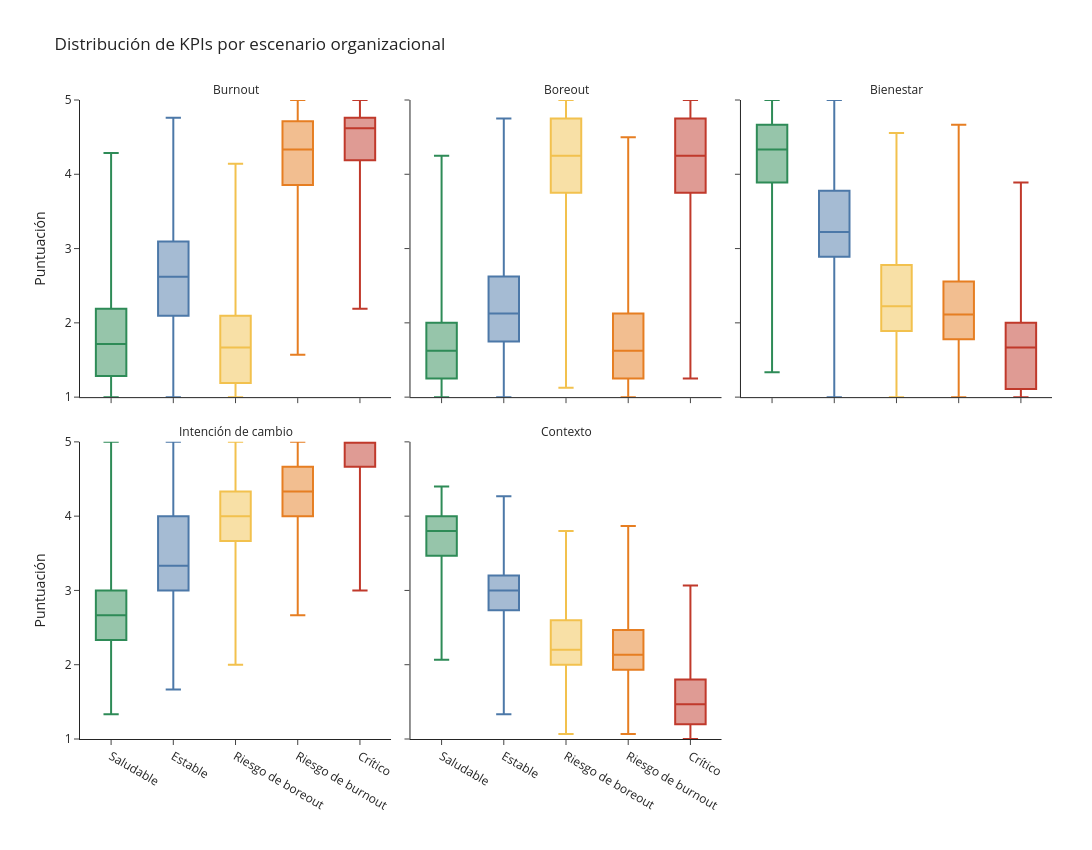

This figure's notebook cell:
### Code cell
import pandas as pd
import plotly.express as px


# ============================================================
# DISTRIBUCIÓN DE KPIs POR ESCENARIO
# ============================================================

kpi_cols = [
    "kpi_burnout",
    "kpi_boreout",
    "kpi_bienestar",
    "kpi_rotacion",
    "kpi_contexto",
]

nombres_kpi = {
    "kpi_burnout": "Burnout",
    "kpi_boreout": "Boreout",
    "kpi_bienestar": "Bienestar",
    "kpi_rotacion": "Intención de cambio",
    "kpi_contexto": "Contexto",
}

nombres_escenarios = {
    "saludable": "Saludable",
    "estable": "Estable",
    "riesgo_boreout": "Riesgo de boreout",
    "riesgo_burnout": "Riesgo de burnout",
    "critico": "Crítico",
}

orden_escenarios = [
    "Saludable",
    "Estable",
    "Riesgo de boreout",
    "Riesgo de burnout",
    "Crítico",
]

colores_escenarios_visibles = {
    "Saludable": "#2E8B57",
    "Estable": "#4C78A8",
    "Riesgo de boreout": "#F2C14E",
    "Riesgo de burnout": "#E67E22",
    "Crítico": "#C0392B",
}


# Preparar datos en formato largo
df_kpis_largo = (
    df_benchmark[
        ["escenario", *kpi_cols]
    ]
    .melt(
        id_vars="escenario",
        var_name="kpi",
        value_name="valor",
    )
)

df_kpis_largo["Escenario"] = (
    df_kpis_largo["escenario"]
    .replace(nombres_escenarios)
)

df_kpis_largo["KPI"] = (
    df_kpis_largo["kpi"]
    .replace(nombres_kpi)
)


# Convertir el escenario en variable categórica ordenada
df_kpis_largo["Escenario"] = pd.Categorical(
    df_kpis_largo["Escenario"],
    categories=orden_escenarios,
    ordered=True,
)

df_kpis_largo = df_kpis_largo.sort_values(
    "Escenario"
)


# Gráfico
fig_kpis = px.box(
    df_kpis_largo,
    x="Escenario",
    y="valor",
    color="Escenario",
    facet_col="KPI",
    color_discrete_map=colores_escenarios_visibles,
    facet_col_wrap=3,
    category_orders={
        "Escenario": orden_escenarios,
        "KPI": [
            "Burnout",
            "Boreout",
            "Bienestar",
            "Intención de cambio",
            "Contexto",
        ],
    },
    points=False,
    labels={
        "valor": "Puntuación",
        "Escenario": "",
    },
    title="Distribución de KPIs por escenario organizacional",
)


# Limpiar títulos de cada panel
fig_kpis.for_each_annotation(
    lambda anotacion: anotacion.update(
        text=anotacion.text.split("=")[-1]
    )
)


# Formato
fig_kpis.update_yaxes(
    range=[1, 5],
    dtick=1,
)

fig_kpis.update_layout(
    template="simple_white",
    width=1200,
    height=850,
    showlegend=False,
    margin=dict(
        t=100,
        r=40,
        b=90,
        l=80,
    ),
)

fig_kpis.show()


# Guardar en la carpeta visualizaciones de la raíz
fig_kpis.write_image(
    RUTA_VISUALIZACIONES
    / "06_distribucion_kpis_escenario.png",
    scale=2,
)

### Figure 1 — Plotly figure (JSON) as saved in the notebook; plotly's stock layout.template omitted (floating-point values rounded to 4 significant figures; data arrays with more than 128 entries replaced by an {"elided": "..."} marker saying what was removed)
{"data": [{"alignmentgroup": "True", "boxpoints": false, "hovertemplate": "=%{x}<br>KPI=Burnout<br>Puntuación=%{y}<extra></extra>", "legendgroup": "Saludable", "marker": {"color": "#2E8B57"}, "name": "Saludable", "notched": false, "offsetgroup": "Saludable", "orientation": "v", "showlegend": true, "type": "box", "x": {"elided": "2500 str values"}, "x0": " ", "xaxis": "x4", "y": {"elided": "2500 float values"}, "y0": " ", "yaxis": "y4"}, {"alignmentgroup": "True", "boxpoints": false, "hovertemplate": "=%{x}<br>KPI=Boreout<br>Puntuación=%{y}<extra></extra>", "legendgroup": "Saludable", "marker": {"color": "#2E8B57"}, "name": "Saludable", "notched": false, "offsetgroup": "Saludable", "orientation": "v", "showlegend": false, "type": "box", "x": {"elided": "2500 str values"}, "x0": " ", "xaxis": "x5", "y": {"elided": "2500 float values"}, "y0": " ", "yaxis": "y5"}, {"alignmentgroup": "True", "boxpoints": false, "hovertemplate": "=%{x}<br>KPI=Bienestar<br>Puntuación=%{y}<extra></extra>", "legendgroup": "Saludable", "marker": {"color": "#2E8B57"}, "name": "Saludable", "notched": false, "offsetgroup": "Saludable", "orientation": "v", "showlegend": false, "type": "box", "x": {"elided": "2500 str values"}, "x0": " ", "xaxis": "x6", "y": {"elided": "2500 float values"}, "y0": " ", "yaxis": "y6"}, {"alignmentgroup": "True", "boxpoints": false, "hovertemplate": "=%{x}<br>KPI=Intención de cambio<br>Puntuación=%{y}<extra></extra>", "legendgroup": "Saludable", "marker": {"color": "#2E8B57"}, "name": "Saludable", "notched": false, "offsetgroup": "Saludable", "orientation": "v", "showlegend": false, "type": "box", "x": {"elided": "2500 str values"}, "x0": " ", "xaxis": "x", "y": {"elided": "2500 float values"}, "y0": " ", "yaxis": "y"}, {"alignmentgroup": "True", "boxpoints": false, "hovertemplate": "=%{x}<br>KPI=Contexto<br>Puntuación=%{y}<extra></extra>", "legendgroup": "Saludable", "marker": {"color": "#2E8B57"}, "name": "Saludable", "notched": false, "offsetgroup": "Saludable", "orientation": "v", "showlegend": false, "type": "box", "x": {"elided": "2500 str values"}, "x0": " ", "xaxis": "x2", "y": {"elided": "2500 float values"}, "y0": " ", "yaxis": "y2"}, {"alignmentgroup": "True", "boxpoints": false, "hovertemplate": "=%{x}<br>KPI=Burnout<br>Puntuación=%{y}<extra></extra>", "legendgroup": "Estable", "marker": {"color": "#4C78A8"}, "name": "Estable", "notched": false, "offsetgroup": "Estable", "orientation": "v", "showlegend": true, "type": "box", "x": {"elided": "2500 str values"}, "x0": " ", "xaxis": "x4", "y": {"elided": "2500 float values"}, "y0": " ", "yaxis": "y4"}, {"alignmentgroup": "True", "boxpoints": false, "hovertemplate": "=%{x}<br>KPI=Boreout<br>Puntuación=%{y}<extra></extra>", "legendgroup": "Estable", "marker": {"color": "#4C78A8"}, "name": "Estable", "notched": false, "offsetgroup": "Estable", "orientation": "v", "showlegend": false, "type": "box", "x": {"elided": "2500 str values"}, "x0": " ", "xaxis": "x5", "y": {"elided": "2500 float values"}, "y0": " ", "yaxis": "y5"}, {"alignmentgroup": "True", "boxpoints": false, "hovertemplate": "=%{x}<br>KPI=Bienestar<br>Puntuación=%{y}<extra></extra>", "legendgroup": "Estable", "marker": {"color": "#4C78A8"}, "name": "Estable", "notched": false, "offsetgroup": "Estable", "orientation": "v", "showlegend": false, "type": "box", "x": {"elided": "2500 str values"}, "x0": " ", "xaxis": "x6", "y": {"elided": "2500 float values"}, "y0": " ", "yaxis": "y6"}, {"alignmentgroup": "True", "boxpoints": false, "hovertemplate": "=%{x}<br>KPI=Intención de cambio<br>Puntuación=%{y}<extra></extra>", "legendgroup": "Estable", "marker": {"color": "#4C78A8"}, "name": "Estable", "notched": false, "offsetgroup": "Estable", "orientation": "v", "showlegend": false, "type": "box", "x": {"elided": "2500 str values"}, "x0": " ", "xaxis": "x", "y": {"elided": "2500 float values"}, "y0": " ", "yaxis": "y"}, {"alignmentgroup": "True", "boxpoints": false, "hovertemplate": "=%{x}<br>KPI=Contexto<br>Puntuación=%{y}<extra></extra>", "legendgroup": "Estable", "marker": {"color": "#4C78A8"}, "name": "Estable", "notched": false, "offsetgroup": "Estable", "orientation": "v", "showlegend": false, "type": "box", "x": {"elided": "2500 str values"}, "x0": " ", "xaxis": "x2", "y": {"elided": "2500 float values"}, "y0": " ", "yaxis": "y2"}, {"alignmentgroup": "True", "boxpoints": false, "hovertemplate": "=%{x}<br>KPI=Burnout<br>Puntuación=%{y}<extra></extra>", "legendgroup": "Riesgo de boreout", "marker": {"color": "#F2C14E"}, "name": "Riesgo de boreout", "notched": false, "offsetgroup": "Riesgo de boreout", "orientation": "v", "showlegend": true, "type": "box", "x": {"elided": "2500 str values"}, "x0": " ", "xaxis": "x4", "y": {"elided": "2500 float values"}, "y0": " ", "yaxis": "y4"}, {"alignmentgroup": "True", "boxpoints": false, "hovertemplate": "=%{x}<br>KPI=Boreout<br>Puntuación=%{y}<extra></extra>", "legendgroup": "Riesgo de boreout", "marker": {"color": "#F2C14E"}, "name": "Riesgo de boreout", "notched": false, "offsetgroup": "Riesgo de boreout", "orientation": "v", "showlegend": false, "type": "box", "x": {"elided": "2500 str values"}, "x0": " ", "xaxis": "x5", "y": {"elided": "2500 float values"}, "y0": " ", "yaxis": "y5"}, {"alignmentgroup": "True", "boxpoints": false, "hovertemplate": "=%{x}<br>KPI=Bienestar<br>Puntuación=%{y}<extra></extra>", "legendgroup": "Riesgo de boreout", "marker": {"color": "#F2C14E"}, "name": "Riesgo de boreout", "notched": false, "offsetgroup": "Riesgo de boreout", "orientation": "v", "showlegend": false, "type": "box", "x": {"elided": "2500 str values"}, "x0": " ", "xaxis": "x6", "y": {"elided": "2500 float values"}, "y0": " ", "yaxis": "y6"}, {"alignmentgroup": "True", "boxpoints": false, "hovertemplate": "=%{x}<br>KPI=Intención de cambio<br>Puntuación=%{y}<extra></extra>", "legendgroup": "Riesgo de boreout", "marker": {"color": "#F2C14E"}, "name": "Riesgo de boreout", "notched": false, "offsetgroup": "Riesgo de boreout", "orientation": "v", "showlegend": false, "type": "box", "x": {"elided": "2500 str values"}, "x0": " ", "xaxis": "x", "y": {"elided": "2500 float values"}, "y0": " ", "yaxis": "y"}, {"alignmentgroup": "True", "boxpoints": false, "hovertemplate": "=%{x}<br>KPI=Contexto<br>Puntuación=%{y}<extra></extra>", "legendgroup": "Riesgo de boreout", "marker": {"color": "#F2C14E"}, "name": "Riesgo de boreout", "notched": false, "offsetgroup": "Riesgo de boreout", "orientation": "v", "showlegend": false, "type": "box", "x": {"elided": "2500 str values"}, "x0": " ", "xaxis": "x2", "y": {"elided": "2500 float values"}, "y0": " ", "yaxis": "y2"}, {"alignmentgroup": "True", "boxpoints": false, "hovertemplate": "=%{x}<br>KPI=Burnout<br>Puntuación=%{y}<extra></extra>", "legendgroup": "Riesgo de burnout", "marker": {"color": "#E67E22"}, "name": "Riesgo de burnout", "notched": false, "offsetgroup": "Riesgo de burnout", "orientation": "v", "showlegend": true, "type": "box", "x": {"elided": "2500 str values"}, "x0": " ", "xaxis": "x4", "y": {"elided": "2500 float values"}, "y0": " ", "yaxis": "y4"}, {"alignmentgroup": "True", "boxpoints": false, "hovertemplate": "=%{x}<br>KPI=Boreout<br>Puntuación=%{y}<extra></extra>", "legendgroup": "Riesgo de burnout", "marker": {"color": "#E67E22"}, "name": "Riesgo de burnout", "notched": false, "offsetgroup": "Riesgo de burnout", "orientation": "v", "showlegend": false, "type": "box", "x": {"elided": "2500 str values"}, "x0": " ", "xaxis": "x5", "y": {"elided": "2500 float values"}, "y0": " ", "yaxis": "y5"}, {"alignmentgroup": "True", "boxpoints": false, "hovertemplate": "=%{x}<br>KPI=Bienestar<br>Puntuación=%{y}<extra></extra>", "legendgroup": "Riesgo de burnout", "marker": {"color": "#E67E22"}, "name": "Riesgo de burnout", "notched": false, "offsetgroup": "Riesgo de burnout", "orientation": "v", "showlegend": false, "type": "box", "x": {"elided": "2500 str values"}, "x0": " ", "xaxis": "x6", "y": {"elided": "2500 float values"}, "y0": " ", "yaxis": "y6"}, {"alignmentgroup": "True", "boxpoints": false, "hovertemplate": "=%{x}<br>KPI=Intención de cambio<br>Puntuación=%{y}<extra></extra>", "legendgroup": "Riesgo de burnout", "marker": {"color": "#E67E22"}, "name": "Riesgo de burnout", "notched": false, "offsetgroup": "Riesgo de burnout", "orientation": "v", "showlegend": false, "type": "box", "x": {"elided": "2500 str values"}, "x0": " ", "xaxis": "x", "y": {"elided": "2500 float values"}, "y0": " ", "yaxis": "y"}, {"alignmentgroup": "True", "boxpoints": false, "hovertemplate": "=%{x}<br>KPI=Contexto<br>Puntuación=%{y}<extra></extra>", "legendgroup": "Riesgo de burnout", "marker": {"color": "#E67E22"}, "name": "Riesgo de burnout", "notched": false, "offsetgroup": "Riesgo de burnout", "orientation": "v", "showlegend": false, "type": "box", "x": {"elided": "2500 str values"}, "x0": " ", "xaxis": "x2", "y": {"elided": "2500 float values"}, "y0": " ", "yaxis": "y2"}, {"alignmentgroup": "True", "boxpoints": false, "hovertemplate": "=%{x}<br>KPI=Burnout<br>Puntuación=%{y}<extra></extra>", "legendgroup": "Crítico", "marker": {"color": "#C0392B"}, "name": "Crítico", "notched": false, "offsetgroup": "Crítico", "orientation": "v", "showlegend": true, "type": "box", "x": {"elided": "2500 str values"}, "x0": " ", "xaxis": "x4", "y": {"elided": "2500 float values"}, "y0": " ", "yaxis": "y4"}, {"alignmentgroup": "True", "boxpoints": false, "hovertemplate": "=%{x}<br>KPI=Boreout<br>Puntuación=%{y}<extra></extra>", "legendgroup": "Crítico", "marker": {"color": "#C0392B"}, "name": "Crítico", "notched": false, "offsetgroup": "Crítico", "orientation": "v", "showlegend": false, "type": "box", "x": {"elided": "2500 str values"}, "x0": " ", "xaxis": "x5", "y": {"elided": "2500 float values"}, "y0": " ", "yaxis": "y5"}, {"alignmentgroup": "True", "boxpoints": false, "hovertemplate": "=%{x}<br>KPI=Bienestar<br>Puntuación=%{y}<extra></extra>", "legendgroup": "Crítico", "marker": {"color": "#C0392B"}, "name": "Crítico", "notched": false, "offsetgroup": "Crítico", "orientation": "v", "showlegend": false, "type": "box", "x": {"elided": "2500 str values"}, "x0": " ", "xaxis": "x6", "y": {"elided": "2500 float values"}, "y0": " ", "yaxis": "y6"}, {"alignmentgroup": "True", "boxpoints": false, "hovertemplate": "=%{x}<br>KPI=Intención de cambio<br>Puntuación=%{y}<extra></extra>", "legendgroup": "Crítico", "marker": {"color": "#C0392B"}, "name": "Crítico", "notched": false, "offsetgroup": "Crítico", "orientation": "v", "showlegend": false, "type": "box", "x": {"elided": "2500 str values"}, "x0": " ", "xaxis": "x", "y": {"elided": "2500 float values"}, "y0": " ", "yaxis": "y"}, {"alignmentgroup": "True", "boxpoints": false, "hovertemplate": "=%{x}<br>KPI=Contexto<br>Puntuación=%{y}<extra></extra>", "legendgroup": "Crítico", "marker": {"color": "#C0392B"}, "name": "Crítico", "notched": false, "offsetgroup": "Crítico", "orientation": "v", "showlegend": false, "type": "box", "x": {"elided": "2500 str values"}, "x0": " ", "xaxis": "x2", "y": {"elided": "2500 float values"}, "y0": " ", "yaxis": "y2"}], "layout": {"annotations": [{"font": {}, "showarrow": false, "text": "Intención de cambio", "x": 0.16, "xanchor": "center", "xref": "paper", "y": 0.465, "yanchor": "bottom", "yref": "paper"}, {"font": {}, "showarrow": false, "text": "Contexto", "x": 0.5, "xanchor": "center", "xref": "paper", "y": 0.465, "yanchor": "bottom", "yref": "paper"}, {"font": {}, "showarrow": false, "text": "Burnout", "x": 0.16, "xanchor": "center", "xref": "paper", "y": 1.0, "yanchor": "bottom", "yref": "paper"}, {"font": {}, "showarrow": false, "text": "Boreout", "x": 0.5, "xanchor": "center", "xref": "paper", "y": 1.0, "yanchor": "bottom", "yref": "paper"}, {"font": {}, "showarrow": false, "text": "Bienestar", "x": 0.84, "xanchor": "center", "xref": "paper", "y": 1.0, "yanchor": "bottom", "yref": "paper"}], "boxmode": "overlay", "height": 850, "legend": {"title": {"text": ""}, "tracegroupgap": 0}, "margin": {"b": 90, "l": 80, "r": 40, "t": 100}, "showlegend": false, "title": {"text": "Distribución de KPIs por escenario organizacional"}, "width": 1200, "xaxis": {"anchor": "y", "categoryarray": ["Saludable", "Estable", "Riesgo de boreout", "Riesgo de burnout", "Crítico"], "categoryorder": "array", "domain": [0, 0.32], "title": {"text": ""}}, "xaxis2": {"anchor": "y2", "categoryarray": ["Saludable", "Estable", "Riesgo de boreout", "Riesgo de burnout", "Crítico"], "categoryorder": "array", "domain": [0.34, 0.66], "matches": "x", "title": {"text": ""}}, "xaxis3": {"anchor": "y3", "categoryarray": ["Saludable", "Estable", "Riesgo de boreout", "Riesgo de burnout", "Crítico"], "categoryorder": "array", "domain": [0.68, 1.0], "matches": "x", "title": {"text": ""}}, "xaxis4": {"anchor": "y4", "domain": [0, 0.32], "matches": "x", "showticklabels": false}, "xaxis5": {"anchor": "y5", "domain": [0.34, 0.66], "matches": "x", "showticklabels": false}, "xaxis6": {"anchor": "y6", "domain": [0.68, 1.0], "matches": "x", "showticklabels": false}, "yaxis": {"anchor": "x", "domain": [0, 0.465], "dtick": 1, "range": [1, 5], "title": {"text": "Puntuación"}}, "yaxis2": {"anchor": "x2", "domain": [0, 0.465], "dtick": 1, "matches": "y", "range": [1, 5], "showticklabels": false}, "yaxis3": {"anchor": "x3", "domain": [0, 0.465], "dtick": 1, "matches": "y", "range": [1, 5], "showticklabels": false}, "yaxis4": {"anchor": "x4", "domain": [0.535, 1.0], "dtick": 1, "matches": "y", "range": [1, 5], "title": {"text": "Puntuación"}}, "yaxis5": {"anchor": "x5", "domain": [0.535, 1.0], "dtick": 1, "matches": "y", "range": [1, 5], "showticklabels": false}, "yaxis6": {"anchor": "x6", "domain": [0.535, 1.0], "dtick": 1, "matches": "y", "range": [1, 5], "showticklabels": false}}}
